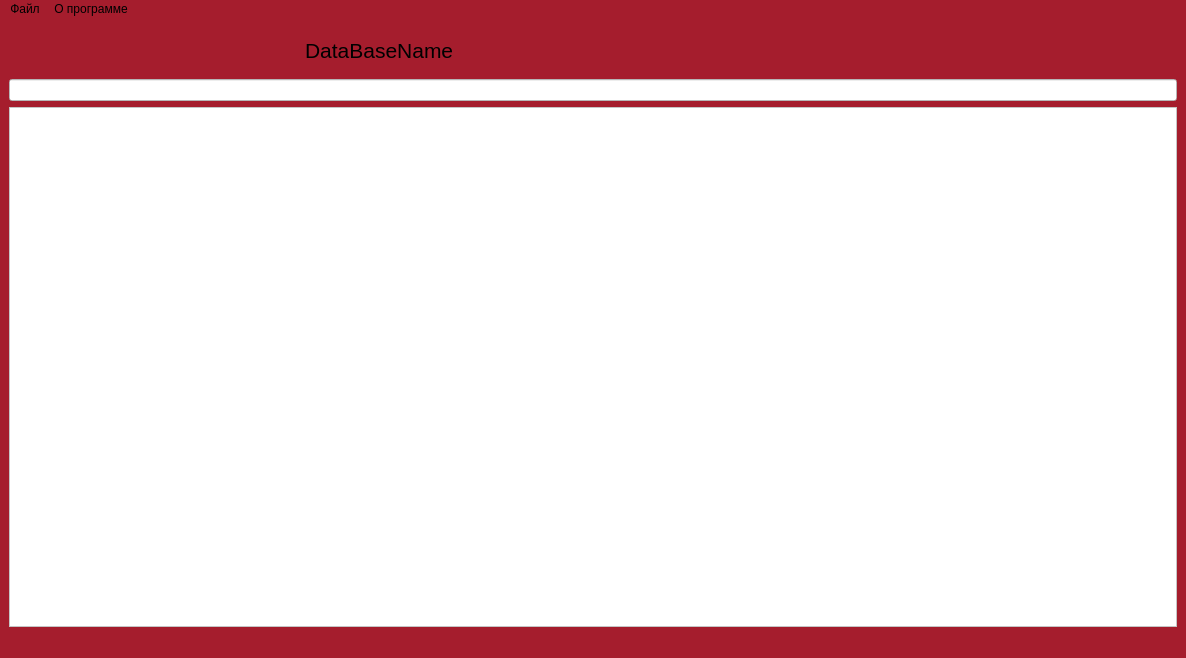
<?xml version="1.0" encoding="UTF-8"?>
<ui version="4.0">
 <class>MainWindow</class>
 <widget class="QMainWindow" name="MainWindow">
  <property name="windowModality">
   <enum>Qt::WindowModal</enum>
  </property>
  <property name="geometry">
   <rect>
    <x>0</x>
    <y>0</y>
    <width>1186</width>
    <height>658</height>
   </rect>
  </property>
  <property name="font">
   <font>
    <family>URW Gothic</family>
    <weight>75</weight>
    <bold>true</bold>
   </font>
  </property>
  <property name="windowTitle">
   <string>Карманные ПК</string>
  </property>
  <property name="windowIcon">
   <iconset>
    <normaloff>ICON.ico</normaloff>ICON.ico</iconset>
  </property>
  <property name="styleSheet">
   <string notr="true">background: rgb(165, 29, 45)</string>
  </property>
  <widget class="QWidget" name="centralwidget">
   <layout class="QVBoxLayout" name="verticalLayout">
    <item>
     <layout class="QHBoxLayout" name="horizontalLayout">
      <property name="spacing">
       <number>6</number>
      </property>
      <property name="sizeConstraint">
       <enum>QLayout::SetDefaultConstraint</enum>
      </property>
      <property name="leftMargin">
       <number>0</number>
      </property>
      <property name="topMargin">
       <number>0</number>
      </property>
      <item>
       <widget class="QPushButton" name="createButton">
        <property name="text">
         <string/>
        </property>
        <property name="icon">
         <iconset>
          <normaloff>:/resourses/Images/createBase.png</normaloff>:/resourses/Images/createBase.png</iconset>
        </property>
        <property name="iconSize">
         <size>
          <width>50</width>
          <height>45</height>
         </size>
        </property>
        <property name="flat">
         <bool>true</bool>
        </property>
       </widget>
      </item>
      <item>
       <widget class="QPushButton" name="openButton">
        <property name="minimumSize">
         <size>
          <width>50</width>
          <height>45</height>
         </size>
        </property>
        <property name="text">
         <string/>
        </property>
        <property name="icon">
         <iconset>
          <normaloff>:/resourses/Images/open_in_new_window_inv.png</normaloff>:/resourses/Images/open_in_new_window_inv.png</iconset>
        </property>
        <property name="iconSize">
         <size>
          <width>50</width>
          <height>45</height>
         </size>
        </property>
        <property name="flat">
         <bool>true</bool>
        </property>
       </widget>
      </item>
      <item>
       <widget class="QPushButton" name="mergeButton">
        <property name="text">
         <string/>
        </property>
        <property name="icon">
         <iconset>
          <normaloff>:/resourses/Images/merge.png</normaloff>:/resourses/Images/merge.png</iconset>
        </property>
        <property name="iconSize">
         <size>
          <width>50</width>
          <height>45</height>
         </size>
        </property>
        <property name="flat">
         <bool>true</bool>
        </property>
       </widget>
      </item>
      <item>
       <widget class="QPushButton" name="saveButton">
        <property name="enabled">
         <bool>true</bool>
        </property>
        <property name="minimumSize">
         <size>
          <width>50</width>
          <height>45</height>
         </size>
        </property>
        <property name="whatsThis">
         <string>&lt;html&gt;&lt;head/&gt;&lt;body&gt;&lt;p&gt;Save DataBase Button&lt;/p&gt;&lt;/body&gt;&lt;/html&gt;</string>
        </property>
        <property name="text">
         <string/>
        </property>
        <property name="icon">
         <iconset>
          <normaloff>:/resourses/Images/save.png</normaloff>:/resourses/Images/save.png</iconset>
        </property>
        <property name="iconSize">
         <size>
          <width>50</width>
          <height>45</height>
         </size>
        </property>
        <property name="checkable">
         <bool>false</bool>
        </property>
        <property name="flat">
         <bool>true</bool>
        </property>
       </widget>
      </item>
      <item>
       <widget class="QPushButton" name="addDataButton">
        <property name="text">
         <string/>
        </property>
        <property name="icon">
         <iconset>
          <normaloff>:/resourses/Images/add.png</normaloff>:/resourses/Images/add.png</iconset>
        </property>
        <property name="iconSize">
         <size>
          <width>50</width>
          <height>45</height>
         </size>
        </property>
        <property name="default">
         <bool>false</bool>
        </property>
        <property name="flat">
         <bool>true</bool>
        </property>
       </widget>
      </item>
      <item>
       <widget class="QPushButton" name="deleteDataButton">
        <property name="styleSheet">
         <string notr="true">color: rgb(255, 255, 255);</string>
        </property>
        <property name="text">
         <string/>
        </property>
        <property name="icon">
         <iconset>
          <normaloff>:/resourses/Images/delete.png</normaloff>:/resourses/Images/delete.png</iconset>
        </property>
        <property name="iconSize">
         <size>
          <width>50</width>
          <height>45</height>
         </size>
        </property>
        <property name="flat">
         <bool>true</bool>
        </property>
       </widget>
      </item>
      <item>
       <widget class="QLabel" name="dataBaseName">
        <property name="palette">
         <palette>
          <active>
           <colorrole role="WindowText">
            <brush brushstyle="SolidPattern">
             <color alpha="255">
              <red>0</red>
              <green>0</green>
              <blue>0</blue>
             </color>
            </brush>
           </colorrole>
           <colorrole role="Button">
            <brush brushstyle="SolidPattern">
             <color alpha="255">
              <red>165</red>
              <green>29</green>
              <blue>45</blue>
             </color>
            </brush>
           </colorrole>
           <colorrole role="Text">
            <brush brushstyle="SolidPattern">
             <color alpha="255">
              <red>0</red>
              <green>0</green>
              <blue>0</blue>
             </color>
            </brush>
           </colorrole>
           <colorrole role="ButtonText">
            <brush brushstyle="SolidPattern">
             <color alpha="255">
              <red>0</red>
              <green>0</green>
              <blue>0</blue>
             </color>
            </brush>
           </colorrole>
           <colorrole role="Base">
            <brush brushstyle="SolidPattern">
             <color alpha="255">
              <red>165</red>
              <green>29</green>
              <blue>45</blue>
             </color>
            </brush>
           </colorrole>
           <colorrole role="Window">
            <brush brushstyle="SolidPattern">
             <color alpha="255">
              <red>165</red>
              <green>29</green>
              <blue>45</blue>
             </color>
            </brush>
           </colorrole>
           <colorrole role="PlaceholderText">
            <brush brushstyle="SolidPattern">
             <color alpha="128">
              <red>255</red>
              <green>255</green>
              <blue>255</blue>
             </color>
            </brush>
           </colorrole>
          </active>
          <inactive>
           <colorrole role="WindowText">
            <brush brushstyle="SolidPattern">
             <color alpha="255">
              <red>0</red>
              <green>0</green>
              <blue>0</blue>
             </color>
            </brush>
           </colorrole>
           <colorrole role="Button">
            <brush brushstyle="SolidPattern">
             <color alpha="255">
              <red>165</red>
              <green>29</green>
              <blue>45</blue>
             </color>
            </brush>
           </colorrole>
           <colorrole role="Text">
            <brush brushstyle="SolidPattern">
             <color alpha="255">
              <red>0</red>
              <green>0</green>
              <blue>0</blue>
             </color>
            </brush>
           </colorrole>
           <colorrole role="ButtonText">
            <brush brushstyle="SolidPattern">
             <color alpha="255">
              <red>0</red>
              <green>0</green>
              <blue>0</blue>
             </color>
            </brush>
           </colorrole>
           <colorrole role="Base">
            <brush brushstyle="SolidPattern">
             <color alpha="255">
              <red>165</red>
              <green>29</green>
              <blue>45</blue>
             </color>
            </brush>
           </colorrole>
           <colorrole role="Window">
            <brush brushstyle="SolidPattern">
             <color alpha="255">
              <red>165</red>
              <green>29</green>
              <blue>45</blue>
             </color>
            </brush>
           </colorrole>
           <colorrole role="PlaceholderText">
            <brush brushstyle="SolidPattern">
             <color alpha="128">
              <red>255</red>
              <green>255</green>
              <blue>255</blue>
             </color>
            </brush>
           </colorrole>
          </inactive>
          <disabled>
           <colorrole role="WindowText">
            <brush brushstyle="SolidPattern">
             <color alpha="255">
              <red>0</red>
              <green>0</green>
              <blue>0</blue>
             </color>
            </brush>
           </colorrole>
           <colorrole role="Button">
            <brush brushstyle="SolidPattern">
             <color alpha="255">
              <red>165</red>
              <green>29</green>
              <blue>45</blue>
             </color>
            </brush>
           </colorrole>
           <colorrole role="Text">
            <brush brushstyle="SolidPattern">
             <color alpha="255">
              <red>0</red>
              <green>0</green>
              <blue>0</blue>
             </color>
            </brush>
           </colorrole>
           <colorrole role="ButtonText">
            <brush brushstyle="SolidPattern">
             <color alpha="255">
              <red>0</red>
              <green>0</green>
              <blue>0</blue>
             </color>
            </brush>
           </colorrole>
           <colorrole role="Base">
            <brush brushstyle="SolidPattern">
             <color alpha="255">
              <red>165</red>
              <green>29</green>
              <blue>45</blue>
             </color>
            </brush>
           </colorrole>
           <colorrole role="Window">
            <brush brushstyle="SolidPattern">
             <color alpha="255">
              <red>165</red>
              <green>29</green>
              <blue>45</blue>
             </color>
            </brush>
           </colorrole>
           <colorrole role="PlaceholderText">
            <brush brushstyle="SolidPattern">
             <color alpha="128">
              <red>255</red>
              <green>255</green>
              <blue>255</blue>
             </color>
            </brush>
           </colorrole>
          </disabled>
         </palette>
        </property>
        <property name="font">
         <font>
          <family>Cantarell</family>
          <pointsize>16</pointsize>
          <weight>62</weight>
          <italic>false</italic>
          <bold>true</bold>
         </font>
        </property>
        <property name="cursor">
         <cursorShape>UpArrowCursor</cursorShape>
        </property>
        <property name="styleSheet">
         <string notr="true">font: 500 16pt &quot;Cantarell&quot;;
color: rgb(0, 0, 0)</string>
        </property>
        <property name="text">
         <string>DataBaseName</string>
        </property>
       </widget>
      </item>
      <item>
       <spacer name="horizontalSpacer_3">
        <property name="orientation">
         <enum>Qt::Horizontal</enum>
        </property>
        <property name="sizeHint" stdset="0">
         <size>
          <width>400</width>
          <height>20</height>
         </size>
        </property>
       </spacer>
      </item>
     </layout>
    </item>
    <item>
     <widget class="QLineEdit" name="SearchLine">
      <property name="styleSheet">
       <string notr="true">background: rgb(255, 255, 255)</string>
      </property>
      <property name="inputMask">
       <string/>
      </property>
      <property name="text">
       <string/>
      </property>
     </widget>
    </item>
    <item>
     <layout class="QHBoxLayout" name="horizontalLayout_2">
      <item>
       <widget class="QTableWidget" name="tableWidget">
        <property name="styleSheet">
         <string notr="true">background: rgb(255, 255, 255)</string>
        </property>
       </widget>
      </item>
     </layout>
    </item>
    <item>
     <layout class="QHBoxLayout" name="horizontalLayout_4"/>
    </item>
   </layout>
  </widget>
  <widget class="QMenuBar" name="menubar">
   <property name="geometry">
    <rect>
     <x>0</x>
     <y>0</y>
     <width>1186</width>
     <height>41</height>
    </rect>
   </property>
   <widget class="QMenu" name="menu">
    <property name="title">
     <string>Файл</string>
    </property>
    <addaction name="action_create"/>
    <addaction name="action_open"/>
    <addaction name="action_merge"/>
    <addaction name="action_save"/>
    <addaction name="action_add"/>
    <addaction name="action_edit"/>
    <addaction name="action_delete"/>
   </widget>
   <widget class="QMenu" name="menu_2">
    <property name="title">
     <string>О программе</string>
    </property>
    <addaction name="action_developer"/>
   </widget>
   <addaction name="menu"/>
   <addaction name="menu_2"/>
  </widget>
  <widget class="QStatusBar" name="statusbar"/>
  <action name="action_create">
   <property name="text">
    <string>Создать</string>
   </property>
  </action>
  <action name="action_open">
   <property name="text">
    <string>Открыть</string>
   </property>
  </action>
  <action name="action_merge">
   <property name="text">
    <string>Объединить</string>
   </property>
  </action>
  <action name="action_save">
   <property name="text">
    <string>Сохранить</string>
   </property>
  </action>
  <action name="action_add">
   <property name="text">
    <string>Добавить</string>
   </property>
  </action>
  <action name="action_edit">
   <property name="text">
    <string>Изменить</string>
   </property>
  </action>
  <action name="action_delete">
   <property name="text">
    <string>Удалить</string>
   </property>
  </action>
  <action name="action_developer">
   <property name="text">
    <string>Разработчик</string>
   </property>
  </action>
 </widget>
 <resources/>
 <connections/>
</ui>
